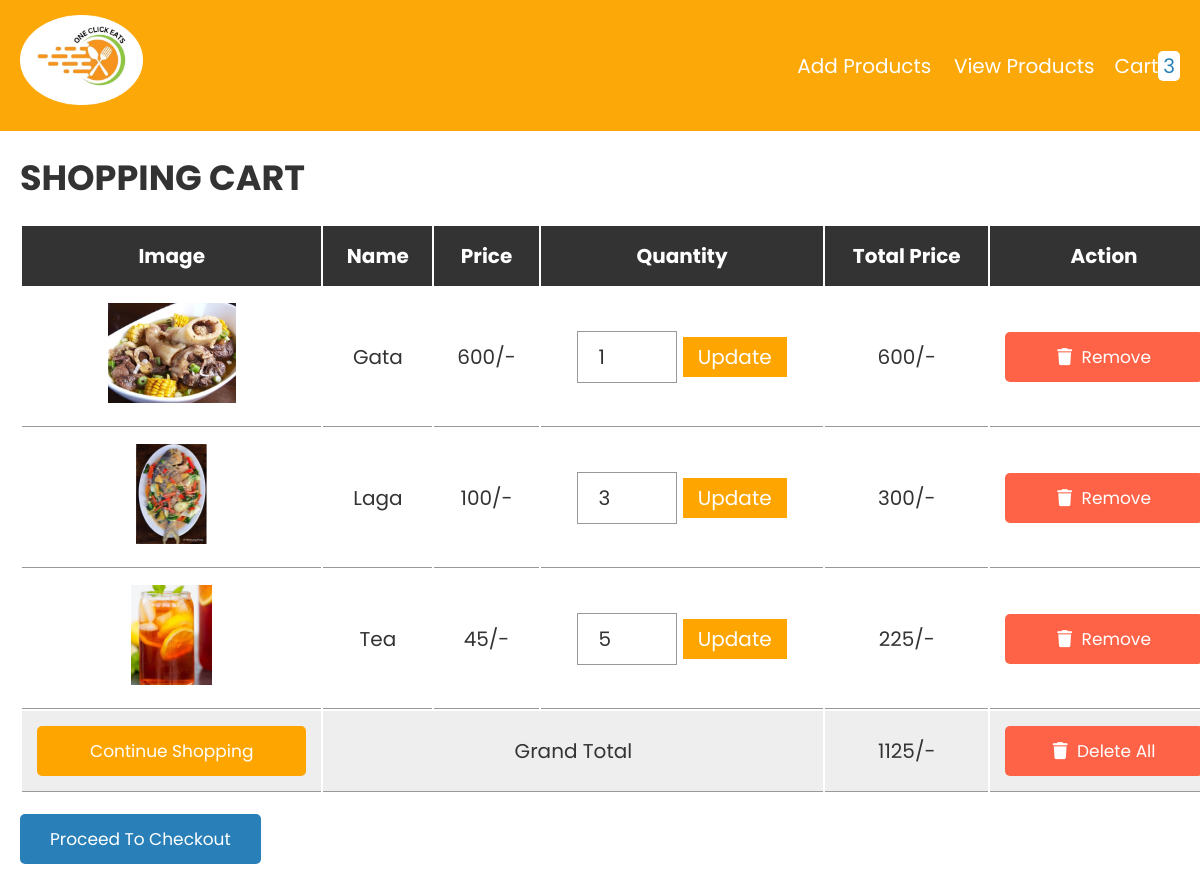
The app's page /cart.php with its own data.
### tables this page shows
CREATE TABLE `cart` (
  `id` int(255) NOT NULL,
  `name` varchar(255) NOT NULL,
  `price` varchar(255) NOT NULL,
  `image` varchar(255) NOT NULL,
  `quantity` int(255) NOT NULL
);

### cart.php (the view, shortened to what this page needs)
<?php
@include 'config.php';
?>
<!DOCTYPE html>
<html lang="en">
<head>
   <link rel="stylesheet" href="https://cdnjs.cloudflare.com/ajax/libs/font-awesome/6.0.0/css/all.min.css">
   <link rel="stylesheet" href="css/style.css">
</head>
<body>
<?php include 'header.php'; ?>
<div class="container">
<section class="shopping-cart">
   <h1 class="heading">shopping cart</h1>
   <table>
      <thead>
         <th>image</th>
         <th>name</th>
         <th>price</th>
         <th>quantity</th>
         <th>total price</th>
         <th>action</th>
      </thead>
      <tbody>
         <?php
         $select_cart = mysqli_query($conn, "SELECT * FROM `cart`");
         $grand_total = 0;
         if(mysqli_num_rows($select_cart) > 0){
            while($fetch_cart = mysqli_fetch_assoc($select_cart)){
         ?>
         <tr>
            <td><img src="uploaded_img/<?php echo $fetch_cart['image']; ?>" height="100" alt=""></td>
            <td><?php echo $fetch_cart['name']; ?></td>
            <td><?php echo number_format($fetch_cart['price']); ?>/-</td>
            <td>
               <form action="" method="post">
                  <input type="number" name="update_quantity" min="1"  value="<?php echo $fetch_cart['quantity']; ?>" >
                  <input type="submit" value="update" name="update_update_btn">
               </form>
            </td>
            <td><?php echo $sub_total = number_format($fetch_cart['price'] * $fetch_cart['quantity']); ?>/-</td>
            <td><a href="cart.php?remove=<?php echo $fetch_cart['id']; ?>" onclick="return confirm('remove item from cart?')" class="delete-btn"> <i class="fas fa-trash"></i> remove</a></td>
         </tr>
         <?php
           $grand_total += $sub_total;
            };
         };
         ?>
         <tr class="table-bottom">
            <td><a href="products.php" class="option-btn" style="margin-top: 0;">continue shopping</a></td>
            <td colspan="3">grand total</td>
            <td><?php echo $grand_total; ?>/-</td>
            <td><a href="cart.php?delete_all" onclick="return confirm('are you sure you want to delete all?');" class="delete-btn"> <i class="fas fa-trash"></i> delete all </a></td>
         </tr>
      </tbody>
   </table>
   <div class="checkout-btn">
      <a href="checkout.php" class="btn <?= ($grand_total > 1)?'':'disabled'; ?>">proceed to checkout</a>
   </div>
</section>
</div>
</body>
</html>

### css/style.css (style rules this page uses)
:root { --blue:#2980b9; --red:tomato; --orange:orange; --black:#333; --white:#fff; --bg-color:#eee; --dark-bg:rgba(0,0,0,.7); --box-shadow:0 .5rem 1rem rgba(0,0,0,.1); --border:.1rem solid #999; }
* { font-family: 'Poppins', sans-serif; margin:0; padding:0; box-sizing: border-box; outline: none; border:none; text-decoration: none; text-transform: capitalize; }
html { font-size: 62.5%; overflow-x: hidden; }
.container { max-width: 1200px; margin:0 auto; }
section { padding:2rem; }
.heading { text-align: center; font-size: 3.5rem; text-transform: uppercase; color:var(--black); margin-bottom: 2rem; }
.btn, .option-btn, .delete-btn { display: block; width: 100%; text-align: center; background-color: var(--blue); color:var(--white); font-size: 1.7rem; padding:1.2rem 3rem; border-radius: .5rem; cursor: pointer; margin-top: 1rem; }
.option-btn i, .delete-btn i { padding-right: .5rem; }
.option-btn { background-color: var(--orange); }
.delete-btn { margin-top: 0; background-color: var(--red); }
.shopping-cart table { text-align: center; width: 100%; }
.shopping-cart table thead th { padding:1.5rem; font-size: 2rem; color:var(--white); background-color: var(--black); }
.shopping-cart table tr td { border-bottom: var(--border); padding:1.5rem; font-size: 2rem; color:var(--black); }
.shopping-cart table input[type="number"] { border: var(--border); padding:1rem 2rem; font-size: 2rem; color:var(--black); width: 10rem; }
.shopping-cart table input[type="submit"] { padding:.5rem 1.5rem; cursor: pointer; font-size: 2rem; background-color: var(--orange); color:var(--white); }
.shopping-cart table .table-bottom { background-color: var(--bg-color); }
.shopping-cart .checkout-btn { text-align: center; margin-top: 1rem; }
.shopping-cart .checkout-btn a { display: inline-block; width: auto; }
@media (max-width:1200px) { .shopping-cart { overflow-x: scroll; } }
@media (max-width:1200px) { .shopping-cart table { width: 120rem; } }
@media (max-width:1200px) { .shopping-cart .heading { text-align: left; } }
@media (max-width:1200px) { .shopping-cart .checkout-btn { text-align: left; } }

### records on screen
cart: image (picture), name "Gata", price "600", update_quantity "1"
cart: image (picture), name "Laga", price "100", update_quantity "3", $sub_total = number_format($fetch_cart['price'] * $fetch_cart['quantity']) "300"
cart: image (picture), name "Tea", price "45", update_quantity "5", $sub_total = number_format($fetch_cart['price'] * $fetch_cart['quantity']) "225"

### other values on screen
$row_count "3"
$grand_total "1125"
